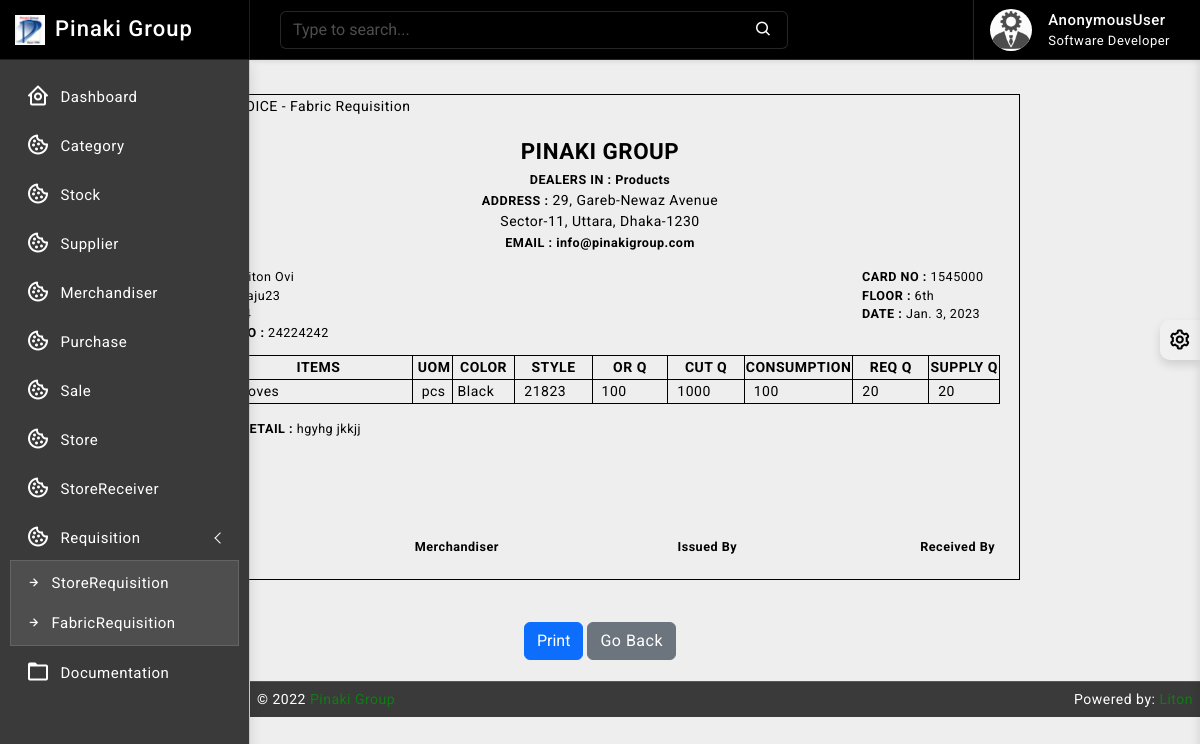
Page /fabric_requisition/bill/3 on the committed database.
### fabric_requisition/models.py (models this page shows, shortened)
class FabricRequisitionBill(models.Model):
    billno = models.AutoField(primary_key=True)
    time = models.DateTimeField(auto_now=True)
    name = models.CharField(max_length=64, null=True, unique=True, blank=True)
    buyer_name = models.CharField(max_length=64, null=True, unique=True, blank=True)
    po_no = models.CharField(max_length=32, null=True, blank=True)
    order_no = models.CharField(max_length=32, null=True, blank=True)
    card_no = models.CharField(max_length=32, null=True, blank=True)
    FLOOR = (
        ('', 'Select'),
        ('1st', '1st'),
        ('2nd', '2nd'),
        ('3rd', '3rd'),
        ('4th', '4th'),
        ('5th', '5th'),
        ('6th', '6th'),
        ('7th', '7th'),
        ('8th', '8th'),
    )
    floor = models.CharField(max_length=64, null=True, blank=False, choices=FLOOR)
    date = models.DateField(default= now)
    fabric_detail = models.TextField()

class FabricRequisitionItem(models.Model):
    billno = models.ForeignKey(FabricRequisitionBill, on_delete = models.CASCADE, related_name='ar_billno')
    stock = models.ForeignKey(Stock, on_delete = models.CASCADE, related_name='ar_item')
    quantity = models.IntegerField(default=1)
    unit_price = models.IntegerField(default=1)
    totalprice = models.IntegerField(default=1)
    UOM = (
        ('', 'Select'),
        ('kg', 'kg'),
        ('miter', 'miter'),
        ('yard', 'yard'),
        ('pcs', 'pcs'),
        ('pound', 'pound'),
        ('g', 'g'),
        ('gg', 'gg'),
        ('litre', 'litre'),
        ('dg', 'dg'),
        ('1000 pcs', '1000 pcs'),
    )
    uom = models.CharField(max_length=64, null=True, blank=False, choices=UOM)
    style_no = models.CharField(max_length=64, blank=True, null=True)
    fab_color = models.CharField(max_length=64, blank=True, null=True)
    order_qty = models.IntegerField(default=0)
    cutting_qty = models.IntegerField(default=0)
    consumption = models.IntegerField(default=0)
    requard_qty = models.IntegerField(default=0)

### stock/models.py (models this page shows, shortened)
class Stock(models.Model):
    id = models.AutoField(primary_key=True)
    category = models.ForeignKey(Category, on_delete=models.CASCADE, blank=False)
    name = models.CharField(max_length=30, unique=True)
    quantity = models.IntegerField(default=1)
    is_deleted = models.BooleanField(default=False)

### fabric_requisition/views.py (the view, shortened to what this page needs)
# urls.py: path("bill/<billno>", views.FabricRequiBillView.as_view(), name="fr_bill"),
class FabricRequiBillView(View):
    model = FabricRequisitionBill
    template_name = "bill/fr_bill.html"
    def get(self, request, billno):
        context = {
            'bill'          : FabricRequisitionBill.objects.get(billno=billno),
            'items'         : FabricRequisitionItem.objects.filter(billno=billno),
        }
        return render(request, self.template_name, context)

### templates/bill/fr_bill.html (shortened to what this page needs)
{% extends 'base/base.html' %}
{% block body %}
{% load crispy_forms_tags %}
{% load static %}
<div style="color:#575757; font-style: bold; font-size: 3rem;  border-bottom: 1px solid #eeeeee00;">Fabric Requisition Bill No : {{ bill.billno }}</div>
<form method="post">
        <div class="bg"><br>
            <div id="printArea" class="bg">
                <table class="outer-box inner-box" style="width: 840px; margin-left: auto; margin-right: auto;">
                    <tbody>
                        <tr style="height: 1px;">
                            <td>
                                <div class="split left">
                                    <p> TEXT INVOICE - Fabric Requisition</p>
                            </div>
                            </td>
                        </tr>
                        <tr style="text-align: center;">
                            <td >
                                <span style="font-size: 160%; font-weight: bold;">PINAKI GROUP</span> <br>
                                <span style="font-size: 90%; font-weight: bold;">DEALERS IN : Products</span> <br>
                                <span style="font-size: 90%; font-weight: bold;">ADDRESS :</span> 29, Gareb-Newaz Avenue<br>Sector-11, Uttara, Dhaka-1230<br>
                                <span style="font-size: 90%; font-weight: bold;">EMAIL : info@pinakigroup.com</span> <br>
                                <div class="split left" style="margin-top: 15px; padding-bottom: 10px;">
                                    <div class="centered; width: 50%;">
                                        <div class="row">
                                            <div class="col-md-6">
                                                <span style="font-size: 90%; padding-left: 10px;   display: block; text-align: left;"><strong> NAME : </strong>{{ bill.name }}</span>
                                                <span style="font-size: 90%; padding-left: 10px;   display: block; text-align: left;"><strong>Buyer : </strong>{{ bill.buyer_name }}</span>
                                                <span style="font-size: 90%; padding-left: 10px;   display: block; text-align: left;"><strong>PO : </strong>{{ bill.po_no }}</span>
                                                <span style="font-size: 90%; padding-left: 10px;   display: block; text-align: left;"><strong>ORDER NO : </strong>{{ bill.order_no }}</span>
                                            </div>
                                            <div class="col-md-6">
                                                <span style="font-size: 90%; padding-left: 250px;   display: block; text-align: left;"><strong>CARD NO : </strong>{{ bill.card_no }}</span>
                                                <span style="font-size: 90%; padding-left: 250px;   display: block; text-align: left;"><strong>FLOOR : </strong>{{ bill.floor }}</span>
                                                <span style="font-size: 90%; padding-left: 250px;   display: block; text-align: left;"><strong>DATE : </strong>{{ bill.time.date }}</span>
                                            </div>
                                        </div>
                                    </div>
                                </div>
                            </td>
                        </tr>
                        <tr>
                            <td>
                            <table class="outer-box" style="width: 800px; margin-left: auto; margin-right: auto;">
                                <tbody>
                                    <tr>
                                        <td class="inner-box" style="width: 2%; font-weight: bold; text-align: center;">&nbsp;SL</td>
                                        <td class="inner-box" style="width: 25%; font-weight: bold; text-align: center;">ITEMS</td>
                                        <td class="inner-box" style="width: 5%; font-weight: bold; text-align: center;">&nbsp;UOM</td>
                                        <td class="inner-box" style="width: 8%; font-weight: bold; text-align: center;">COLOR</td>
                                        <td class="inner-box" style="width: 10%; font-weight: bold; text-align: center;">STYLE</td>
                                        <td class="inner-box" style="width: 10%; font-weight: bold; text-align: center;">OR Q</td>
                                        <td class="inner-box" style="width: 10%; font-weight: bold; text-align: center;">CUT Q</td>
                                        <td class="inner-box" style="width: 10%; font-weight: bold; text-align: center;">CONSUMPTION</td>
                                        <td class="inner-box" style="width: 10%; font-weight: bold; text-align: center;">REQ Q</td>
                                        <td class="inner-box" style="width: 10%; font-weight: bold; text-align: center;">SUPPLY Q</td>
                                    </tr>
                                    {% for item in items %}
                                        <tr style="height: auto;">
                                            <td class="inner-box" style="width: 3%;">&nbsp; {{ forloop.counter }}</td>
                                            <td class="inner-box" style="width: 25%;">&nbsp; {{ item.stock.name }}</td>
                                            <td class="inner-box" style="width: 5%;">&nbsp; {{ item.uom }}</td>
                                            <td class="inner-box" style="width: 7%;">&nbsp;{{ item.fab_color }}</td>
                                            <td class="inner-box" style="width: 10%;">&nbsp; {{ item.style_no }}</td>
                                            <td class="inner-box" style="width: 10%;">&nbsp; {{ item.order_qty }}</td>
                                            <td class="inner-box" style="width: 10%;">&nbsp; {{ item.cutting_qty }}</td>
                                            <td class="inner-box" style="width: 10%;">&nbsp; {{ item.consumption }}</td>
                                            <td class="inner-box" style="width: 10%;">&nbsp; {{ item.requard_qty }}</td>
                                            <td class="inner-box" style="width: 10%;">&nbsp; {{ item.quantity }}</td>
                                        </tr>
                                    {% endfor %}
                                </tbody>
                            </table>
                            </td>
                        </tr>
                        <tr>
                            <td style="text-align: right; padding-right:10px; padding-top: 15px;">
                                <span style="font-size: 90%; padding-left: 10px; display: block; text-align: left;"><strong>FABRIC DETAIL : </strong>{{ bill.fabric_detail }}</span><br><br>
                                <div class="row">
                                    <div class="col-md-3">
                                        <span style="font-size: 90%; padding-left: 20px; display: block; text-align: left;"><strong><br><br><br> Cutting</strong></span>
                                    </div>
                                    <div class="col-md-3">
                                        <span style="font-size: 90%; padding-left: 20px; display: block; text-align: left;"><strong><br><br><br> Merchandiser</strong></span>
                                    </div>
                                    <div class="col-md-3">
                                        <span style="font-size: 90%; padding-left: 70px; display: block; text-align: left;"><strong><br><br><br> Issued By</strong></span>
                                    </div>
                                    <div class="col-md-3">
                                        <span style="font-size: 90%; padding-left: 100px; display: block; text-align: left;"><strong><br><br><br> Received By</strong></span>
                                    </div>
                                </div><br>
                            </td>
                        </tr>
                    </tbody>
                </table>
            </div>
        </div>
        <br><br>
        <div class="billwrapper">
            <button class="center btn btn-primary" onclick="printpage('printArea')">Print</button>
            <a href="{% url 'fabricr_read' %}" class=" btn center btn-secondary">Go Back</a>
        </div><br>
    </form>
{% endblock body %}

### static/css/app.css (style rules this page uses)
body { font-size: 14px; letter-spacing: .5px; font-family: Roboto, sans-serif; overflow-x: hidden }
a { text-decoration: none }
.bg-theme { background-size: 100% 100%; background-attachment: fixed; background-position: center; background-repeat: no-repeat; transition: background .2s; }
body.bg-theme2 { background-image: url(../images/bg-themes/2.png); }

### rows in the picture
FabricRequisitionBill: name "Liton Ovi", buyer_name "Raju23", order_no "24224242", card_no "1545000", floor "6th", time "Jan. 3, 2023", fabric_detail "hgyhg jkkjj"
FabricRequisitionItem: stock.name "Gloves", uom "pcs", fab_color "Black", style_no "21823", order_qty "100", cutting_qty "1000", consumption "100", requard_qty "20", quantity "20"

### other values in the picture
{{ request.user }} "AnonymousUser"
